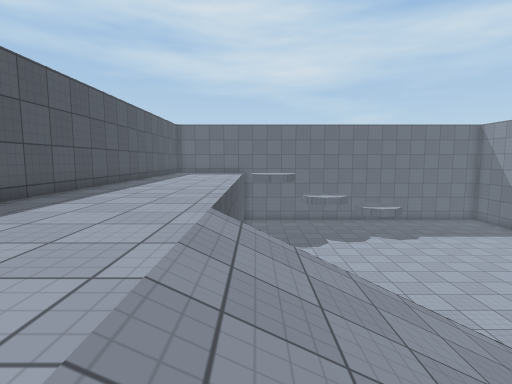
View 1 (above)

15 first-person views from a walk through a Unity game level. The camera is 1.3 m above the floor, tilts 6° down and sees 80° across. The floor is counted in squares, 1 m on a side. Each view is taken from the middle of a square. On the plan, view 1 faces up. The plan holds only what a view shows up to about 14 squares ahead; the rest is blank. The player character is not drawn. Surface patterns are stand-ins for the level's own textures.

View 2
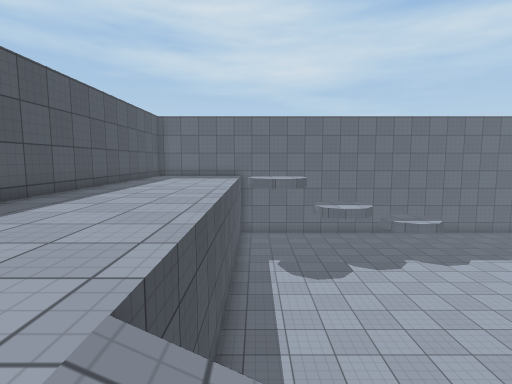

View 3
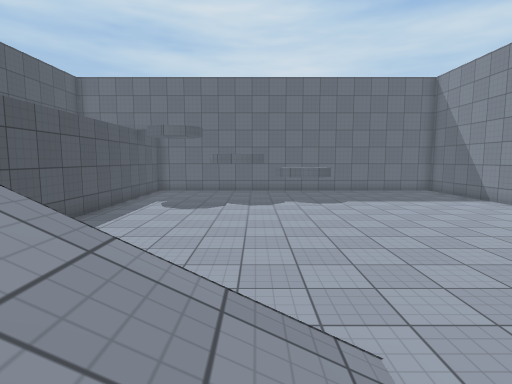

View 4
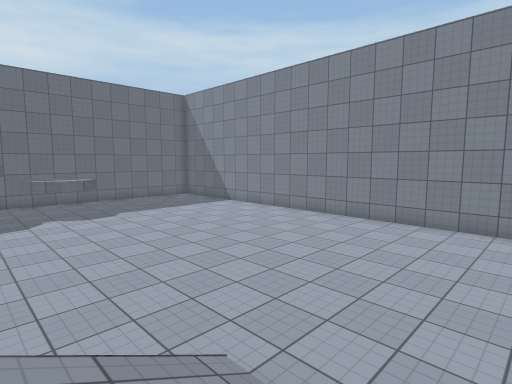

View 5
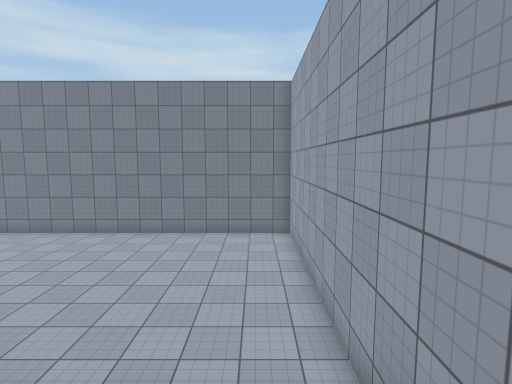

View 6
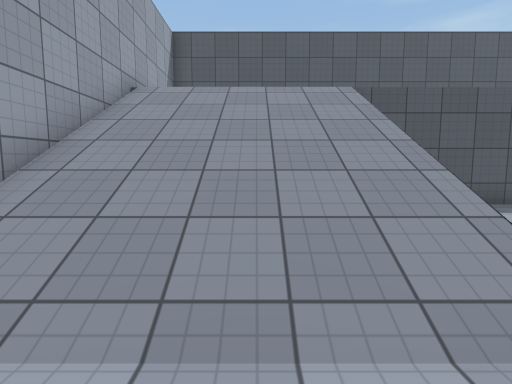

View 7
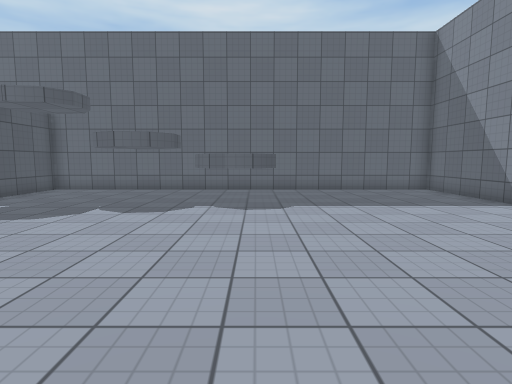

View 8
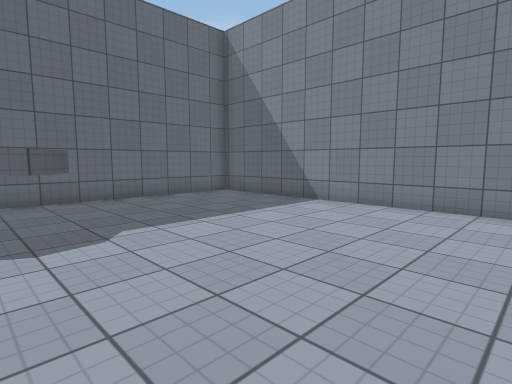

View 9
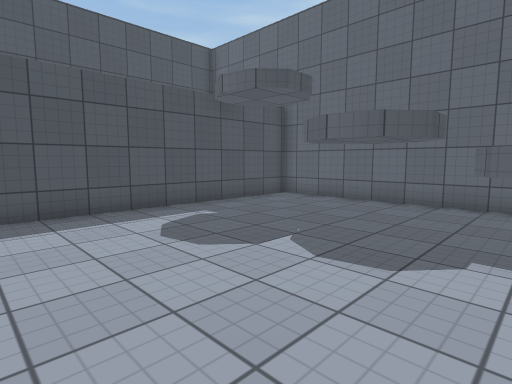

View 10
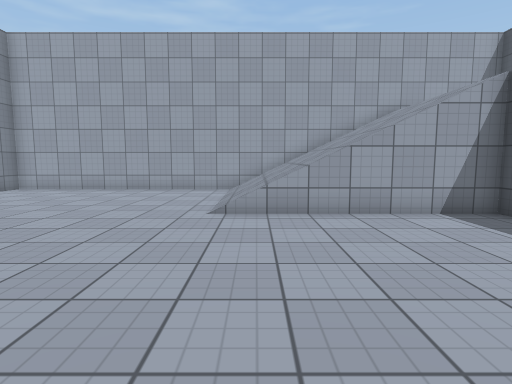

View 11
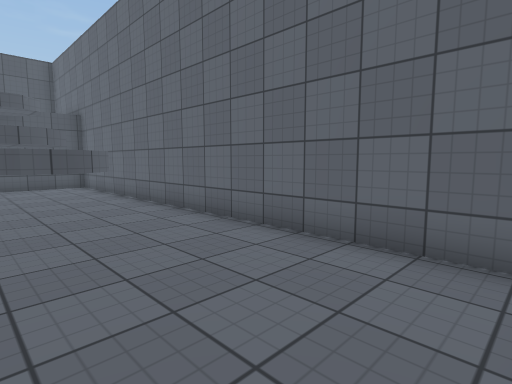

View 12
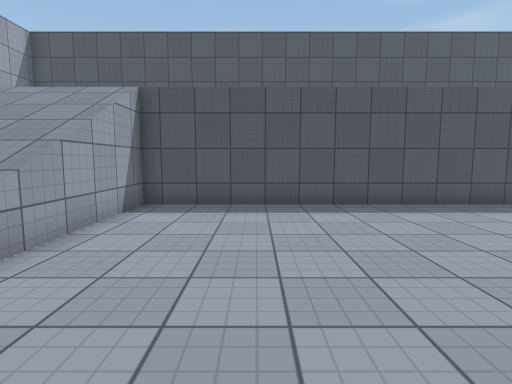

View 13
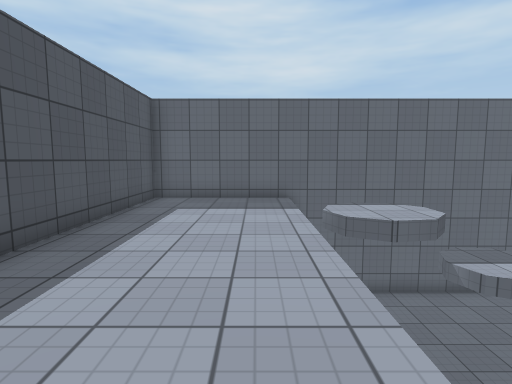

View 14
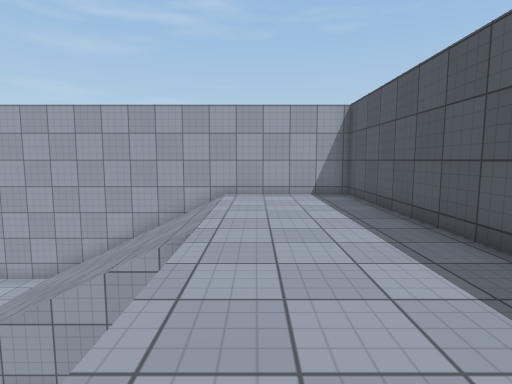

View 15
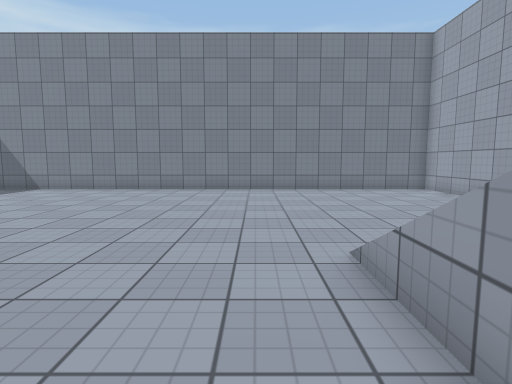

### Floor plan
Key: @ floor where view 1 was taken; # wall or solid block; . main floor; : floor 3.5 m higher than the main floor; / step, stairs or slope; = window, fence, low wall or low ledge; ^ raised ledge; v drop or lower ground.
Columns run from 6 left of view 1 to 16 right of it. Each row starts with its distance up from view 1.
 22 #######################
 21 #::::#................#
 20 #::::v................#
 19 #::::v...  #^^^.......#
 18 #::::v...  #^^^.......#
 17 #::::v... # .^^.......#
 16 #::::v................#
 15 #::::v................#
 14 #::::v................#
 13 #::::v................#
 12 #::::v................#
 11 #::::v................#
 10 #::::v................#
  9 #::::v................#
  8 #::::v................#
  7 #::::v................#
  6 #::::#vvvv==..........#
  5 #:::::///////.........#
  4 #:::::///////.........#
  3 #:::::///////.........#
  2 #:::::///////.........#
  1 #:::::///////.........#
  0 #:::::@//////.........#
 -1 #######################

Where each view was taken, in squares from view 1:
view 1: 0 up, 0 right, facing up
view 2: 4 up, 0 right, facing up
view 3: 3 up, 5 right, facing up
view 4: 3 up, 4 right, facing up-right
view 5: 1 up, 2 right, facing right
view 6: 3 up, 8 right, facing left
view 7: 8 up, 8 right, facing up
view 8: 11 up, 7 right, facing up-right
view 9: 12 up, 7 right, facing up-left
view 10: 13 up, 5 right, facing down
view 11: 17 up, 15 right, facing up-left
view 12: 9 up, 8 right, facing left
view 13: 11 up, 2 left, facing up
view 14: 11 up, 2 left, facing down
view 15: 7 up, 2 right, facing right
